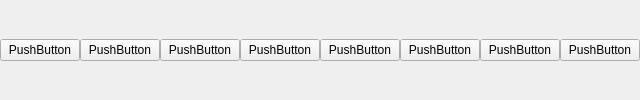
            <widget class="QWidget" name="page_103">
             <layout class="QHBoxLayout" name="horizontalLayout_132">
              <property name="spacing">
               <number>0</number>
              </property>
              <property name="leftMargin">
               <number>0</number>
              </property>
              <property name="topMargin">
               <number>0</number>
              </property>
              <property name="rightMargin">
               <number>0</number>
              </property>
              <property name="bottomMargin">
               <number>0</number>
              </property>
              <item>
               <widget class="QPushButton" name="pushButton_186">
                <property name="text">
                 <string>PushButton</string>
                </property>
               </widget>
              </item>
              <item>
               <widget class="QPushButton" name="pushButton_187">
                <property name="text">
                 <string>PushButton</string>
                </property>
               </widget>
              </item>
              <item>
               <widget class="QPushButton" name="pushButton_188">
                <property name="text">
                 <string>PushButton</string>
                </property>
               </widget>
              </item>
              <item>
               <widget class="QPushButton" name="pushButton_189">
                <property name="text">
                 <string>PushButton</string>
                </property>
               </widget>
              </item>
              <item>
               <widget class="QPushButton" name="pushButton_190">
                <property name="text">
                 <string>PushButton</string>
                </property>
               </widget>
              </item>
              <item>
               <widget class="QPushButton" name="pushButton_191">
                <property name="text">
                 <string>PushButton</string>
                </property>
               </widget>
              </item>
              <item>
               <widget class="QPushButton" name="pushButton_192">
                <property name="text">
                 <string>PushButton</string>
                </property>
               </widget>
              </item>
              <item>
               <widget class="QPushButton" name="pushButton_193">
                <property name="text">
                 <string>PushButton</string>
                </property>
               </widget>
              </item>
             </layout>
            </widget>
